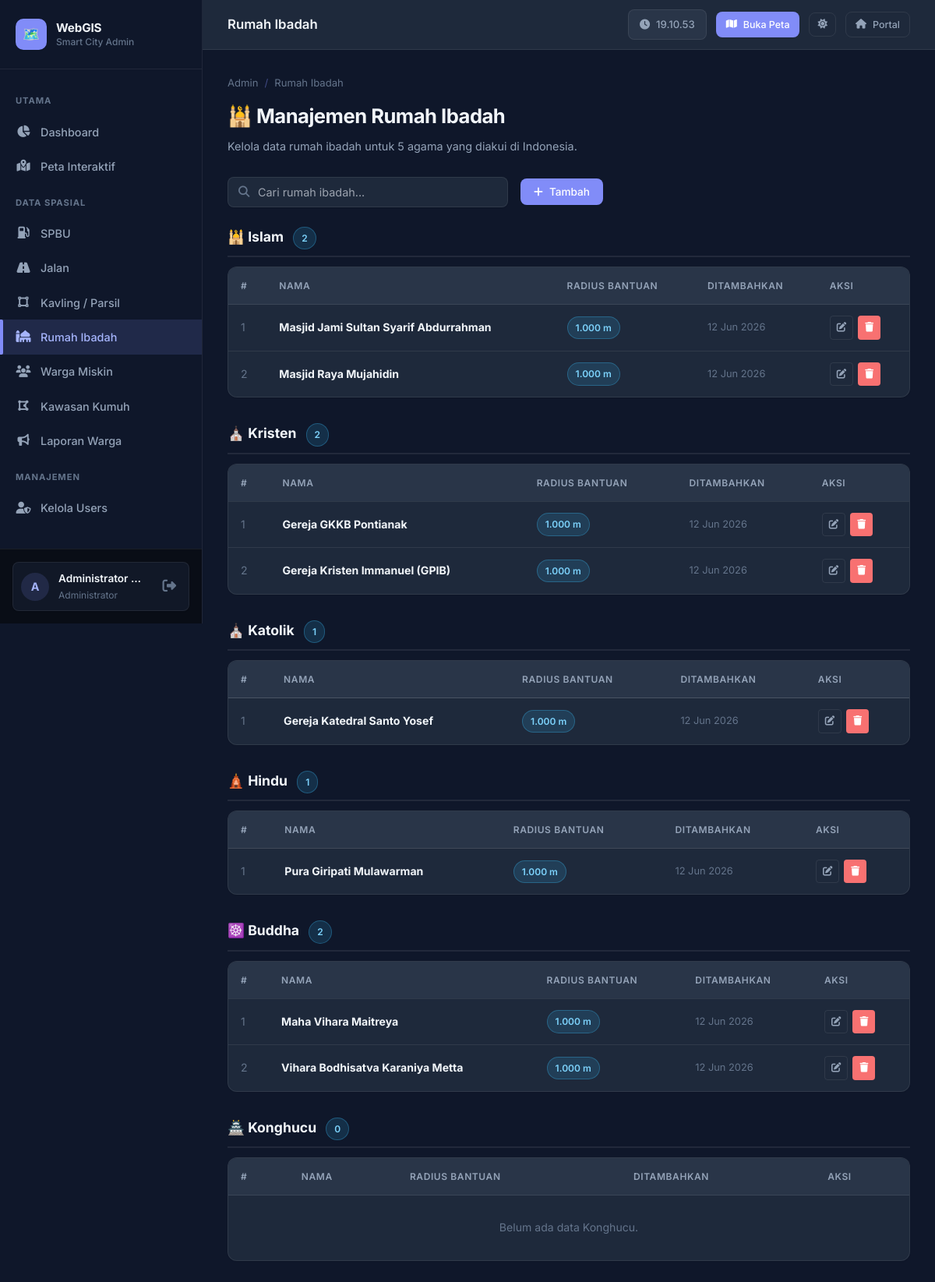
Screenshot of /webgis_app/panel_admin/kelola_fasilitas.php (signed in) with the database file from the repository.
### tables this page shows
CREATE TABLE rumah_ibadah (
    id INT AUTO_INCREMENT PRIMARY KEY,
    nama VARCHAR(100) NOT NULL,
    agama VARCHAR(50) NOT NULL,
    radius_bantuan_meter INT NOT NULL DEFAULT 1000,
    geom GEOMETRY NOT NULL,
    created_at TIMESTAMP NOT NULL DEFAULT CURRENT_TIMESTAMP,
    SPATIAL INDEX idx_rumah_ibadah_geom (geom)
);

### webgis_app/panel_admin/kelola_fasilitas.php (the view, shortened to what this page needs)
<?php
$pdo = Database::getConnection();
$rows = $pdo->query("SELECT id,nama,agama,radius_bantuan_meter,created_at FROM rumah_ibadah ORDER BY id DESC")->fetchAll();
$extraHead = '<link rel="stylesheet" href="https://unpkg.com/leaflet@1.9.4/dist/leaflet.css">';
require_once __DIR__ . '/partials/header.php';
$agamaIcon = ['Islam'=>'🕌','Kristen'=>'⛪','Katolik'=>'⛪','Hindu'=>'🛕','Buddha'=>'☸️','Konghucu'=>'🏯'];
$grouped = [];
foreach($agamaIcon as $ag => $ic) { $grouped[$ag] = []; }
foreach($rows as $r) {
    $grouped[$r['agama']][] = $r;
}
?>
<div class="page-header">
    <div class="breadcrumb"><span>Admin</span><span class="sep">/</span><span>Rumah Ibadah</span></div>
    <h1>🕌 Manajemen Rumah Ibadah</h1>
    <p>Kelola data rumah ibadah untuk 5 agama yang diakui di Indonesia.</p>
</div>
<div class="page-toolbar">
    <div class="search-box"><i class="fas fa-search search-icon"></i><input type="text" id="searchInput" placeholder="Cari rumah ibadah..." oninput="filterTableMulti()"></div>
    <button class="btn btn-primary" onclick="openModal('modalTambah')"><i class="fas fa-plus"></i> Tambah</button>
</div>
<?php foreach($grouped as $agama => $list): ?>
    <h3 style="margin-top: 24px; margin-bottom: 12px; font-size: 1.1rem; color: var(--text-primary); border-bottom: 2px solid var(--border-light); padding-bottom: 8px;">
        <?= $agamaIcon[$agama] ?? '🏛' ?> <?= $agama ?> <span class="badge badge-info" style="margin-left: 8px;"><?= count($list) ?></span>
    </h3>
    <div class="table-wrap" style="margin-bottom: 32px;">
    <table class="data-table ri-table">
        <thead><tr><th>#</th><th>Nama</th><th>Radius Bantuan</th><th>Ditambahkan</th><th>Aksi</th></tr></thead>
        <tbody>
        <?php foreach($list as $i=>$r): ?>
        <tr>
            <td style="color:var(--text-muted)"><?=$i+1?></td>
            <td><strong><?=htmlspecialchars($r['nama'])?></strong></td>
            <td><span class="badge badge-info"><?= number_format((int)$r['radius_bantuan_meter'], 0, ',', '.') ?> m</span></td>
            <td style="color:var(--text-muted);font-size:0.8rem;"><?=date('d M Y',strtotime($r['created_at']))?></td>
            <td><div class="actions">
                <button class="btn btn-ghost btn-sm btn-icon" onclick="editRow(<?=htmlspecialchars(json_encode($r))?>)"><i class="fas fa-edit"></i></button>
                <button class="btn btn-danger btn-sm btn-icon" onclick="hapus(<?=$r['id']?>,'<?=addslashes($r['nama'])?>')"><i class="fas fa-trash"></i></button>
            </div></td>
        </tr>
        <?php endforeach; ?>
        <?php if(!$list):?><tr><td colspan="5" style="text-align:center;padding:30px;color:var(--text-muted);">Belum ada data <?=$agama?>.</td></tr><?php endif;?>
        </tbody>
    </table></div>
<?php endforeach; ?>
<?php require_once __DIR__ . '/partials/footer.php'; ?>

### webgis_app/public_assets/css/global.css (style rules this page uses)
:root, [data-theme="light"] { --primary: #2563EB; --primary-light: #3B82F6; --primary-dark: #1D4ED8; --primary-glow: rgba(37, 99, 235, 0.08); --accent: #10B981; --danger: #EF4444; --warning: #F59E0B; --info: #0EA5E9; --bg-base: #F9FAFB; --bg-surface: #FFFFFF; --bg-elevated: #FFFFFF; --bg-card: #FFFFFF; --border-light: #E5E7EB; --border-hover: #D1D5DB; --text-primary: #111827; --text-secondary: #4B5563; --text-muted: #6B7280; --sidebar-w: 260px; --sidebar-bg: #FFFFFF; --sidebar-border: #E5E7EB; --radius-sm: 4px; --radius-md: 8px; --radius-lg: 12px; --radius-xl: 16px; --shadow-sm: 0 1px 2px 0 rgba(0, 0, 0, 0.05); --shadow-md: 0 4px 6px -1px rgba(0, 0, 0, 0.1), 0 2px 4px -1px rgba(0, 0, 0, 0.06); --shadow-lg: 0 10px 15px -3px rgba(0, 0, 0, 0.1), 0 4px 6px -2px rgba(0, 0, 0, 0.05); --transition: all 0.25s cubic-bezier(0.4, 0, 0.2, 1); }
[data-theme="dark"] { --primary: #818CF8; --primary-light: #A5B4FC; --primary-dark: #6366F1; --primary-glow: rgba(129, 140, 248, 0.15); --accent: #34D399; --danger: #F87171; --warning: #FCD34D; --info: #38BDF8; --bg-base: #0F172A; --bg-surface: #1E293B; --bg-elevated: #293548; --bg-card: #1E293B; --border-light: rgba(255,255,255,0.08); --border-hover: rgba(129,140,248,0.45); --text-primary: #F1F5F9; --text-secondary: #94A3B8; --text-muted: #64748B; --sidebar-bg: #0F172A; --sidebar-border: rgba(255,255,255,0.07); }
*, *::before, *::after { box-sizing: border-box; margin: 0; padding: 0; }
html { scroll-behavior: smooth; }
body { font-family: 'Inter', sans-serif; background: var(--bg-base); color: var(--text-primary); font-size: 14px; line-height: 1.6; min-height: 100vh; -webkit-font-smoothing: antialiased; transition: background 0.25s ease, color 0.25s ease; }
.btn { display: inline-flex; align-items: center; gap: 8px; padding: 8px 16px; border-radius: var(--radius-md); border: 1px solid transparent; font-size: 0.85rem; font-weight: 500; font-family: 'Inter', sans-serif; cursor: pointer; transition: var(--transition); white-space: nowrap; outline: none; }
.btn-primary { background: var(--primary); color: #fff; box-shadow: var(--shadow-sm); }
.btn-danger { background: var(--danger); color: #fff; }
.btn-ghost { background: transparent; border: 1px solid var(--border-light); color: var(--text-secondary); }
.btn-sm { padding: 6px 12px; font-size: 0.78rem; }
.btn-icon { padding: 8px; border-radius: var(--radius-sm); }
.badge { display: inline-flex; align-items: center; padding: 4px 10px; border-radius: var(--radius-xl); font-size: 0.75rem; font-weight: 600; }
.badge-info { background: #F0F9FF; color: #0369A1; border: 1px solid #BAE6FD; }
[data-theme="dark"] .badge-info { background: rgba(56,189,248,0.15); color: #7DD3FC; border-color: rgba(56,189,248,0.3); }
.table-wrap { overflow-x: auto; border-radius: var(--radius-lg); border: 1px solid var(--border-light); background: var(--bg-surface); box-shadow: var(--shadow-sm); }
.data-table { width: 100%; border-collapse: collapse; font-size: 0.88rem; }
.data-table thead th { background: var(--bg-elevated); padding: 14px 16px; text-align: left; font-size: 0.75rem; font-weight: 600; color: var(--text-secondary); text-transform: uppercase; letter-spacing: 0.05em; white-space: nowrap; border-bottom: 1px solid var(--border-light); }
.data-table tbody tr { border-bottom: 1px solid var(--border-light); transition: background 0.15s; }
.data-table tbody tr:last-child { border-bottom: none; }
.data-table td { padding: 14px 16px; color: var(--text-primary); vertical-align: middle; }
.data-table .actions { display: flex; gap: 6px; }
.page-header { margin-bottom: 28px; }
.page-header h1 { font-size: 1.6rem; font-weight: 700; color: var(--text-primary); letter-spacing: -0.02em; }
.page-header p { color: var(--text-secondary); margin-top: 6px; font-size: 0.9rem; }
.page-header .breadcrumb { display: flex; gap: 8px; align-items: center; font-size: 0.82rem; color: var(--text-muted); margin-bottom: 12px; }
.page-header .breadcrumb .sep { color: var(--border-hover); }

### rows the page displays
rumah_ibadah: nama "Masjid Jami Sultan Syarif Abdurrahman", radius_bantuan_meter "1.000", created_at "12 Jun 2026"
rumah_ibadah: nama "Masjid Raya Mujahidin", radius_bantuan_meter "1.000", created_at "12 Jun 2026"
rumah_ibadah: nama "Gereja GKKB Pontianak", radius_bantuan_meter "1.000", created_at "12 Jun 2026"
rumah_ibadah: nama "Gereja Kristen Immanuel (GPIB)", radius_bantuan_meter "1.000", created_at "12 Jun 2026"
rumah_ibadah: nama "Gereja Katedral Santo Yosef", radius_bantuan_meter "1.000", created_at "12 Jun 2026"
rumah_ibadah: nama "Pura Giripati Mulawarman", radius_bantuan_meter "1.000", created_at "12 Jun 2026"
rumah_ibadah: nama "Maha Vihara Maitreya", radius_bantuan_meter "1.000", created_at "12 Jun 2026"
rumah_ibadah: nama "Vihara Bodhisatva Karaniya Metta", radius_bantuan_meter "1.000", created_at "12 Jun 2026"

### other values shown
$initial "A"
$user['nama_lengkap'] ?: $user['username'] "Administrator…"
$pageTitle "Rumah Ibadah"
$agamaIcon[$agama] "🕌"
$agama "Islam"
count($list) "2"
$agamaIcon[$agama] "⛪"
$agama "Kristen"
$agama "Katolik"
count($list) "1"
$agamaIcon[$agama] "🛕"
$agama "Hindu"
$agamaIcon[$agama] "☸️"
$agama "Buddha"
$agamaIcon[$agama] "🏯"
